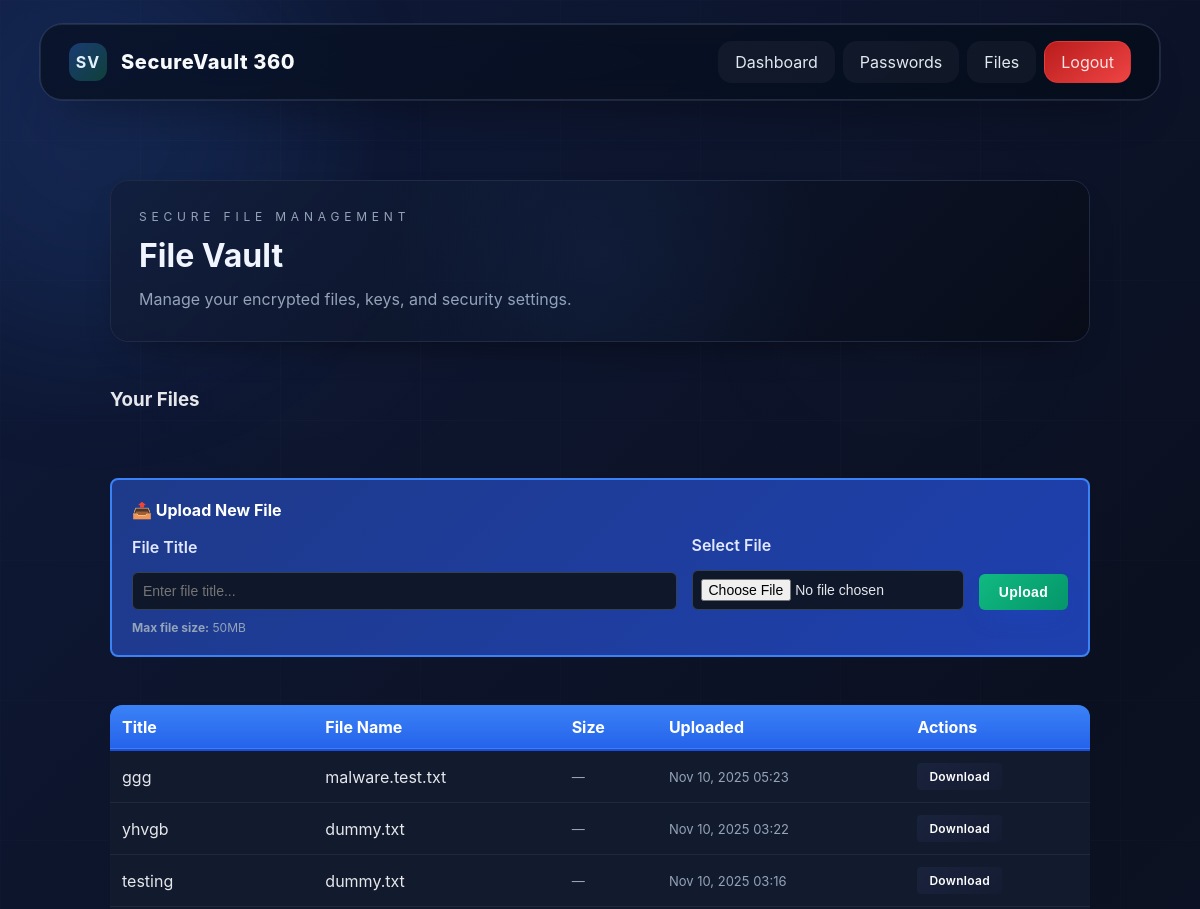
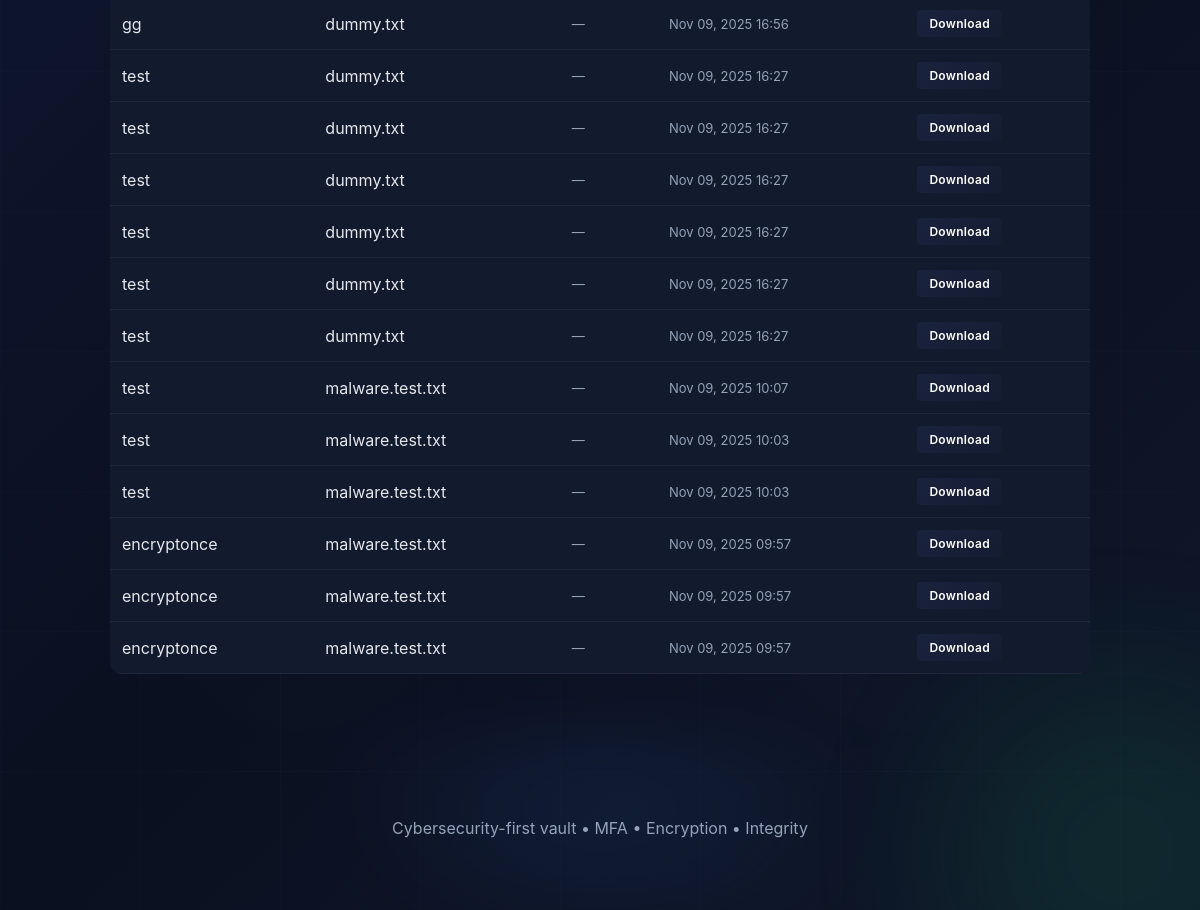
/files/ (signed in), run on the app's committed database (2 pictures, top to bottom).
### files/models.py (models this page shows, shortened)
class FileUpload(models.Model):
    title = models.CharField(max_length=200)
    filename = models.CharField(max_length=255, null=True, blank=True)
    encrypted_content = models.BinaryField(null=True, blank=True)
    sha256 = models.CharField(max_length=64, null=True, blank=True)
    is_malicious = models.BooleanField(default=False)
    scan_message = models.TextField(null=True, blank=True)
    user = models.ForeignKey(User, on_delete=models.CASCADE, related_name='files')
    uploaded_at = models.DateTimeField(default=timezone.now)
    file_type_check = models.CharField(
        max_length=20,
        choices=[('SAFE', 'Safe'), ('UNSAFE', 'Unsafe'), ('SKIPPED', 'Skipped')],
        default='SKIPPED'
    )
    malware_check = models.CharField(
        max_length=20,
        choices=[('CLEAN', 'Clean'), ('INFECTED', 'Infected'), ('UNAVAILABLE', 'Unavailable'), ('ERROR', 'Error')],
        default='UNAVAILABLE'
    )
    sensitive_data_found = models.BooleanField(default=False)
    sensitive_data_details = models.JSONField(default=list, null=True, blank=True)
    is_encrypted = models.BooleanField(default=True)  # Track if content is encrypted
    encryption_key = models.BinaryField(null=True, blank=True)  # Fernet key for encryption
    recovery_key = models.BinaryField(null=True, blank=True)  # Recovery key for backup access

### files/views.py (the view)
# urls.py: path('', views.file_list, name='file_list'),
@login_required
def file_list(request):
    files = FileUpload.objects.filter(user=request.user).order_by('-uploaded_at')
    encrypted_files = files.filter(is_encrypted=True)
    context = {
        'files': files,
        'encrypted_files': encrypted_files,
        'encrypted_files_count': encrypted_files.count(),
        'total_files_count': files.count(),
        'key_rotations': 0,
    }
    return render(request, 'files/file_list.html', context)

### templates/files/file_list.html
{% extends 'base.html' %}
{% block content %}
<section class="page-shell appear">
  <header class="page-header glass-panel">
    <div class="eyebrow">Secure file management</div>
    <h2 class="page-title">File Vault</h2>
    <p class="page-subtitle">Manage your encrypted files, keys, and security settings.</p>
  </header>
  {% include 'files/file_list_tab.html' %}
</section>
{% endblock %}

### templates/files/file_list_tab.html (shortened to what this page needs)
<div class="row-between" style="display: flex; justify-content: space-between; align-items: center; margin-bottom: 20px;">
  <h3>Your Files</h3>
</div>
<div class="upload-section" style="background: linear-gradient(135deg, #1e3a8a 0%, #1e40af 100%); border: 2px solid #3b82f6; border-radius: 8px; padding: 20px; margin-bottom: 20px;">
  <h4 style="color: #ffffff; margin-top: 0; margin-bottom: 15px;">📤 Upload New File</h4>
  <form id="upload-form" enctype="multipart/form-data" style="display: grid; grid-template-columns: 2fr 1fr auto; gap: 15px; align-items: end;">
    <div class="field-group" style="margin-bottom: 0;">
      <label for="upload_title" style="color: #e0e7ff; font-weight: 600; display: block; margin-bottom: 5px;">File Title</label>
      <input type="text" id="upload_title" name="title" placeholder="Enter file title..." required style="width: 100%; padding: 10px; border: 1px solid #334155; border-radius: 6px; background-color: #0f172a; color: #e5e7eb; font-size: 14px;">
    </div>
    <div class="field-group" style="margin-bottom: 0;">
      <label for="upload_file" style="color: #e0e7ff; font-weight: 600; display: block; margin-bottom: 5px;">Select File</label>
      <input type="file" id="upload_file" name="file" required style="width: 100%; padding: 8px; border: 1px solid #334155; border-radius: 6px; background-color: #0f172a; color: #e5e7eb; font-size: 14px;">
    </div>
    <button class="btn primary" type="submit" id="upload_btn" style="background: linear-gradient(135deg, #10b981 0%, #059669 100%); border: none; color: white; padding: 10px 20px; border-radius: 6px; font-weight: 600; cursor: pointer;">Upload</button>
  </form>
  <div style="margin-top: 10px; font-size: 12px; color: #94a3b8;">
    <strong>Max file size:</strong> 50MB
  </div>
</div>
<div style="overflow-x: auto;">
  <table class="table" style="width: 100%; border-collapse: collapse;">
    <thead>
      <tr style="background: linear-gradient(180deg, #3b82f6, #2563eb); border-bottom: 2px solid #1d4ed8;">
        <th style="padding: 12px; text-align: left; color: white; font-weight: 700;">Title</th>
        <th style="padding: 12px; text-align: left; color: white; font-weight: 700;">File Name</th>
        <th style="padding: 12px; text-align: left; color: white; font-weight: 700;">Size</th>
        <th style="padding: 12px; text-align: left; color: white; font-weight: 700;">Uploaded</th>
        <th style="padding: 12px; text-align: left; color: white; font-weight: 700;">Actions</th>
      </tr>
    </thead>
    <tbody>
    {% for file in files %}
      <tr style="border-bottom: 1px solid #ffffff15; background-color: #121a2e;">
        <td style="padding: 12px; color: #e5e7eb;">{{ file.title }}</td>
        <td style="padding: 12px; word-break: break-word; color: #e5e7eb;">{{ file.filename }}</td>
        <td style="padding: 12px; color: #94a3b8; font-size: 13px;">
          {% if file.file_size %}
            {{ file.file_size|filesizeformat }}
          {% else %}
            —
          {% endif %}
        </td>
        <td style="padding: 12px; font-size: 13px; color: #94a3b8;">{{ file.uploaded_at|date:"M d, Y H:i" }}</td>
        <td style="padding: 12px;">
          <a class="btn" href="{% url 'download_file' file.pk %}" style="background-color: #007bff; color: white; padding: 6px 12px; text-decoration: none; border-radius: 4px; display: inline-block; font-size: 12px;">Download</a>
        </td>
      </tr>
    {% empty %}
      <tr>
        <td colspan="5" style="padding: 20px; text-align: center; color: #94a3b8; background-color: #121a2e;">
          <p>No files yet. <a href="#" onclick="showTab('files'); return false;" style="color: #60a5fa; font-weight: 600;">Upload your first file above</a></p>
        </td>
      </tr>
    {% endfor %}
    </tbody>
  </table>
</div>

### static/css/style.css (style rules this page uses)
:root { --bg:#050816;--surface:#0d1223;--panel:#121a2e;--panel-alt:#18213a;--acc:#3b82f6;--acc2:#22c55e;--danger:#ef4444;--warning:#f59e0b;--text:#e5e7eb;--muted:#94a3b8;--radius:18px }
* { box-sizing:border-box }
body { margin:0;font-family:Inter,system-ui,Segoe UI,Arial;background:linear-gradient(135deg,#0f1a3a,#0b1020 30%,#111b2f 60%,#0a152d),radial-gradient(1000px 500px at 10% -10%,#1e293b33,transparent);background-size:200% 200%,100% 100%;animation:gradientShift 22s ease-in-out infinite;color:var(--text);min-height:100vh }
.app-body { position:relative;min-height:100vh;overflow-x:hidden }
.btn { display:inline-flex;align-items:center;justify-content:center;padding:12px 18px;border-radius:14px;border:1px solid #273556;color:var(--text);text-decoration:none;background:linear-gradient(145deg,#1a233c,#141c33);gap:8px;font-weight:600;letter-spacing:.3px;transition:transform .25s ease,box-shadow .25s ease,filter .25s ease }
.btn.primary { background:linear-gradient(145deg,var(--acc),#2563eb);color:#f8fafc;box-shadow:0 12px 24px -12px #1d4ed880 }
.row-between { display:flex;justify-content:space-between;align-items:center }
.table { width:100%;border-collapse:collapse;background:var(--panel);border-radius:12px;overflow:hidden }
.table th,.table td { padding:12px;border-bottom:1px solid #ffffff10 }
.page-shell { display:flex;flex-direction:column;gap:28px;margin:0 auto;padding:32px 0;max-width:980px }
.page-shell.appear { animation:fadeSlide .6s ease forwards;opacity:0 }
.page-header { display:flex;flex-direction:column;gap:12px;padding:28px;border-radius:var(--radius);background:linear-gradient(135deg,#111c35,#0c1428);border:1px solid #1f2a44;box-shadow:0 16px 44px -28px #000d;position:relative;overflow:hidden }
.glass-panel { backdrop-filter:saturate(160%) blur(14px);background:linear-gradient(135deg,rgba(18,30,60,.85),rgba(8,12,24,.9)) }
.page-header::after { content:"";position:absolute;inset:-60% 20%;background:radial-gradient(circle at center,#3b82f666 0,transparent 65%);opacity:.18;transform:rotate(18deg) }
.eyebrow { text-transform:uppercase;letter-spacing:.4em;font-size:12px;color:var(--muted) }
.page-title { font-size:32px;font-weight:700;color:#f1f5ff;margin:0 }
.page-subtitle { margin:0;color:var(--muted);max-width:620px;line-height:1.6 }
.field-group { display:flex;flex-direction:column;gap:10px }

### templates/files/file_list_tab.html (style rules this page uses)
.btn { display: inline-block; padding: 10px 16px; border-radius: 4px; text-decoration: none; font-size: 14px; cursor: pointer; border: none; }
.btn.primary { background-color: #007bff; color: white; }

### data on the page
FileUpload: title "ggg", filename "malware.test.txt", uploaded_at "Nov 10, 2025 05:23"
FileUpload: title "yhvgb", filename "dummy.txt", uploaded_at "Nov 10, 2025 03:22"
FileUpload: title "testing", filename "dummy.txt", uploaded_at "Nov 10, 2025 03:16"
FileUpload: title "gg", filename "dummy.txt", uploaded_at "Nov 09, 2025 16:56"
FileUpload: title "test", filename "dummy.txt", uploaded_at "Nov 09, 2025 16:27"
FileUpload: title "test", filename "dummy.txt", uploaded_at "Nov 09, 2025 16:27"
FileUpload: title "test", filename "dummy.txt", uploaded_at "Nov 09, 2025 16:27"
FileUpload: title "test", filename "dummy.txt", uploaded_at "Nov 09, 2025 16:27"
FileUpload: title "test", filename "dummy.txt", uploaded_at "Nov 09, 2025 16:27"
FileUpload: title "test", filename "dummy.txt", uploaded_at "Nov 09, 2025 16:27"
FileUpload: title "test", filename "malware.test.txt", uploaded_at "Nov 09, 2025 10:07"
FileUpload: title "test", filename "malware.test.txt", uploaded_at "Nov 09, 2025 10:03"
FileUpload: title "test", filename "malware.test.txt", uploaded_at "Nov 09, 2025 10:03"
FileUpload: title "encryptonce", filename "malware.test.txt", uploaded_at "Nov 09, 2025 09:57"
FileUpload: title "encryptonce", filename "malware.test.txt", uploaded_at "Nov 09, 2025 09:57"
FileUpload: title "encryptonce", filename "malware.test.txt", uploaded_at "Nov 09, 2025 09:57"
